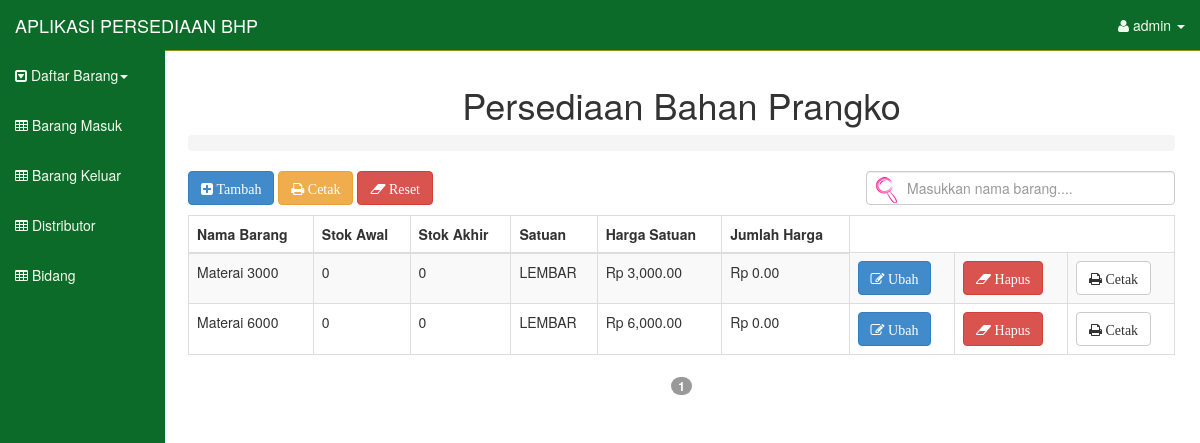
The page /index.php?page=prangko (signed in) on the database its author committed.
### tables this page shows
CREATE TABLE IF NOT EXISTS `databarang` (
  `no` int(10) NOT NULL AUTO_INCREMENT,
  `nama_barang` varchar(500) NOT NULL,
  `stok_awal` float NOT NULL,
  `stok_akhir` float NOT NULL,
  `satuan` varchar(50) NOT NULL,
  `harga_satuan` float NOT NULL,
  `kode` int(10) NOT NULL,
  PRIMARY KEY (`no`),
  KEY `nama_barang` (`nama_barang`)
);

### views/db_bahanprangko.php (the view, shortened to what this page needs)
 <div class="row">
          <div class="col-lg-12">
            <h1 align="center">Persediaan Bahan Prangko</h1>
            <ol class="breadcrumb">
            </ol>
          </div>
        </div>
<div class="row">
<div class="form-group">
<div class="col-sm-8">
<a id="t_brg" data-toggle="modal" data-target="#tbrg" class="btn btn-primary"><i class="fa fa-plus-square"> Tambah</i></a>
<a id="t_cetak" data-toggle="modal" data-target="#tcetak" class="btn btn-warning"><i class="fa fa-print"> Cetak</i></a>
<a href="views/reset.php" class="btn btn-danger" onclick="return confirm('Apakah anda yakin untuk mereset semua history barang masuk dan barang keluar ?');"><i class="fa fa-eraser"> Reset</i></a>
</div>
<div class="col-sm-4">
<input type="text" style="background-image: url(pink.png);background-position: 6px 5px;background-repeat: no-repeat;padding: 5px 20px 4px 40px;" class="form-control" id="myInput" onkeyup="myFunction()" placeholder="Masukkan nama barang....">
</div>
</div>
</div>
<p>
<div class="row">
 <div class="col-lg-12">
            <div class="table-responsive">
              <table id="myTable" class="table table-bordered table-hover table-striped tablesorter paginated">
                <thead>
                  <tr>
                    <th>Nama Barang</th>
                    <th>Stok Awal</th>
                    <th>Stok Akhir</th>
                    <th>Satuan</th>
                    <th>Harga Satuan</i></th>
                    <th>Jumlah Harga</i></th>
                  </tr>
                </thead>
                <tbody>
<?php
$sql= mysql_query("select * from databarang where kode=3");
while($data=mysql_fetch_array($sql)){
?>
              <tr>
              <td><?php echo $data['nama_barang'] ?></td>
              <td><?php echo $data['stok_awal'] ?></td>
              <td><?php echo $data['stok_akhir'] ?></td>
              <td><?php echo $data['satuan'] ?></td>
              <td><?php echo 'Rp '.number_format($data['harga_satuan'],2) ?></td>
              <td><?php echo 'Rp '.number_format($data['stok_akhir']*$data['harga_satuan'],2) ?></td>
              <td><a id="edit_brg" data-toggle="modal" data-target="#editbrg" data-nama="<?php echo $data['nama_barang']; ?>" data-stok="<?php echo $data['stok_awal']; ?>" data-sta="<?php echo $data['stok_akhir']; ?>" data-satuan="<?php echo $data['satuan']; ?>" data-hsatuan="<?php echo $data['harga_satuan']; ?>" data-no="<?php echo $data['no']; ?>" class="btn btn-primary"><i class="fa fa-edit"> Ubah</i></a></td>
              <td><a href="?page=delete&id_barang=<?php echo $data['nama_barang'] ?>" class="btn btn-danger"  ><i class="fa fa-eraser" onclick="return confirm('Apakah anda yakin menghapus data ini ?')"; > Hapus</i></a></td>
              <td><a id="c_brg" data-toggle="modal" data-target="#cetak" data-nama="<?php echo $data['nama_barang']?>" class="btn btn-default"><i class="fa fa-print"> Cetak</i></a></td>
              </tr>
<?php
}
?>
                </tbody>
              </table>
            </div>
          </div>
        </div>

### assets/css/sb-admin.css (style rules this page uses)
body { margin-top: 50px; }
table.tablesorter thead { cursor: pointer; }

### index.php (style rules this page uses)
.row { margin-right: -15px !important; margin-left: -17px !important; }

### rows shown on the page
databarang: nama_barang "Materai 3000", stok_awal "0", stok_akhir "0", satuan "LEMBAR", harga_satuan "3,000.00", $data['stok_akhir']*$data['harga_satuan'] "0.00"
databarang: nama_barang "Materai 6000", stok_awal "0", stok_akhir "0", satuan "LEMBAR", harga_satuan "6,000.00", $data['stok_akhir']*$data['harga_satuan'] "0.00"

### other values the page prints
$_SESSION['user'] "admin"
